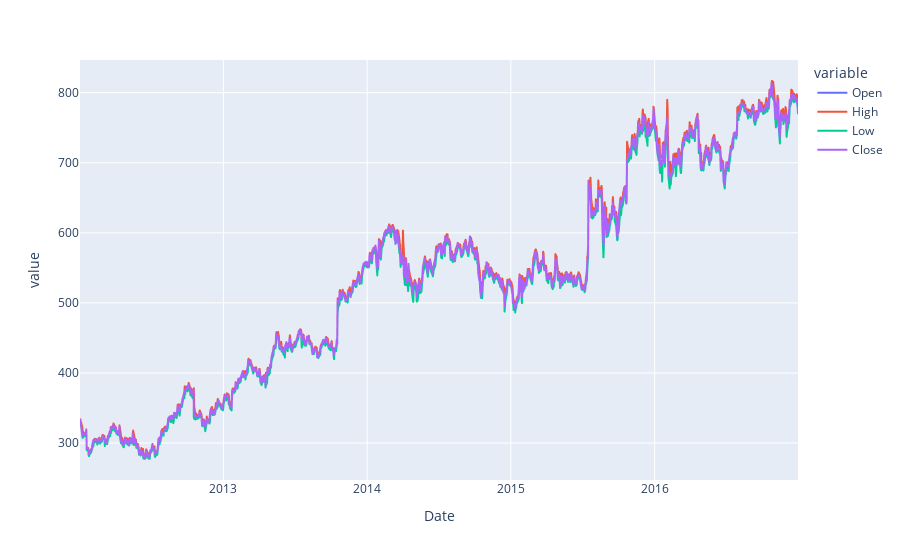

This figure's notebook cell:
### Code cell
px.line(df)

### Figure 1 — Plotly figure (JSON) as saved in the notebook; plotly's stock layout.template omitted (floating-point values rounded to 4 significant figures; data arrays with more than 128 entries replaced by an {"elided": "..."} marker saying what was removed)
{"data": [{"hovertemplate": "variable=Open<br>Date=%{x}<br>value=%{y}<extra></extra>", "legendgroup": "Open", "line": {"color": "#636efa", "dash": "solid"}, "marker": {"symbol": "circle"}, "mode": "lines", "name": "Open", "showlegend": true, "type": "scattergl", "x": {"elided": "1258 str values"}, "xaxis": "x", "y": {"elided": "1258 float values"}, "yaxis": "y"}, {"hovertemplate": "variable=High<br>Date=%{x}<br>value=%{y}<extra></extra>", "legendgroup": "High", "line": {"color": "#EF553B", "dash": "solid"}, "marker": {"symbol": "circle"}, "mode": "lines", "name": "High", "showlegend": true, "type": "scattergl", "x": {"elided": "1258 str values"}, "xaxis": "x", "y": {"elided": "1258 float values"}, "yaxis": "y"}, {"hovertemplate": "variable=Low<br>Date=%{x}<br>value=%{y}<extra></extra>", "legendgroup": "Low", "line": {"color": "#00cc96", "dash": "solid"}, "marker": {"symbol": "circle"}, "mode": "lines", "name": "Low", "showlegend": true, "type": "scattergl", "x": {"elided": "1258 str values"}, "xaxis": "x", "y": {"elided": "1258 float values"}, "yaxis": "y"}, {"hovertemplate": "variable=Close<br>Date=%{x}<br>value=%{y}<extra></extra>", "legendgroup": "Close", "line": {"color": "#ab63fa", "dash": "solid"}, "marker": {"symbol": "circle"}, "mode": "lines", "name": "Close", "showlegend": true, "type": "scattergl", "x": {"elided": "1258 str values"}, "xaxis": "x", "y": {"elided": "1258 float values"}, "yaxis": "y"}], "layout": {"legend": {"title": {"text": "variable"}, "tracegroupgap": 0}, "margin": {"t": 60}, "xaxis": {"anchor": "y", "domain": [0, 1], "title": {"text": "Date"}}, "yaxis": {"anchor": "x", "domain": [0, 1], "title": {"text": "value"}}}}
